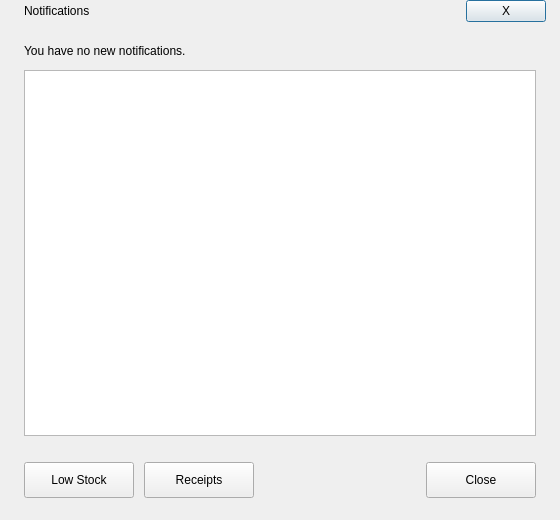
<?xml version="1.0" encoding="UTF-8"?>
<ui version="4.0">
 <class>NotificationDialogClass</class>
 <widget class="QDialog" name="NotificationDialogClass">
  <property name="geometry"><rect><x>0</x><y>0</y><width>560</width><height>520</height></rect></property>
  <property name="minimumSize"><size><width>560</width><height>520</height></size></property>
  <property name="windowTitle"><string>Notifications</string></property>
  <layout class="QVBoxLayout" name="rootLayout">
   <property name="leftMargin"><number>0</number></property><property name="topMargin"><number>0</number></property>
   <property name="rightMargin"><number>0</number></property><property name="bottomMargin"><number>0</number></property>
   <property name="spacing"><number>0</number></property>
   <item>
    <widget class="QWidget" name="dialogCard" native="true">
     <layout class="QVBoxLayout" name="dialogCardLayout">
      <property name="leftMargin"><number>0</number></property><property name="topMargin"><number>0</number></property>
      <property name="rightMargin"><number>0</number></property><property name="bottomMargin"><number>0</number></property>
      <property name="spacing"><number>0</number></property>
      <item>
       <widget class="QWidget" name="headerContainer" native="true">
        <layout class="QHBoxLayout" name="headerLayout">
         <property name="leftMargin"><number>24</number></property><property name="topMargin"><number>0</number></property>
         <property name="rightMargin"><number>14</number></property><property name="bottomMargin"><number>0</number></property>
         <item><widget class="QLabel" name="titleLabel"><property name="text"><string>Notifications</string></property></widget></item>
         <item><spacer name="headerSpacer"><property name="orientation"><enum>Qt::Horizontal</enum></property><property name="sizeHint" stdset="0"><size><width>40</width><height>20</height></size></property></spacer></item>
         <item><widget class="QPushButton" name="closeButton"><property name="cursor"><cursorShape>PointingHandCursor</cursorShape></property><property name="text"><string>X</string></property></widget></item>
        </layout>
       </widget>
      </item>
      <item>
       <widget class="QWidget" name="formContainer" native="true">
        <layout class="QVBoxLayout" name="formLayout">
         <property name="leftMargin"><number>24</number></property><property name="topMargin"><number>22</number></property>
         <property name="rightMargin"><number>24</number></property><property name="bottomMargin"><number>12</number></property>
         <property name="spacing"><number>12</number></property>
         <item><widget class="QLabel" name="summaryLabel"><property name="text"><string>You have no new notifications.</string></property></widget></item><item><widget class="QTextEdit" name="notificationText"><property name="readOnly"><bool>true</bool></property><property name="minimumSize"><size><width>0</width><height>240</height></size></property></widget></item>
        </layout>
       </widget>
      </item>
      <item><widget class="QWidget" name="footerContainer" native="true"><layout class="QHBoxLayout" name="footerLayout"><property name="leftMargin"><number>24</number></property><property name="topMargin"><number>14</number></property><property name="rightMargin"><number>24</number></property><property name="bottomMargin"><number>22</number></property><property name="spacing"><number>10</number></property><item><widget class="QPushButton" name="openLowStockButton"><property name="minimumSize"><size><width>110</width><height>36</height></size></property><property name="cursor"><cursorShape>PointingHandCursor</cursorShape></property><property name="text"><string>Low Stock</string></property></widget></item><item><widget class="QPushButton" name="openReceiptsButton"><property name="minimumSize"><size><width>110</width><height>36</height></size></property><property name="cursor"><cursorShape>PointingHandCursor</cursorShape></property><property name="text"><string>Receipts</string></property></widget></item><item><spacer name="footerSpacer"><property name="orientation"><enum>Qt::Horizontal</enum></property><property name="sizeHint" stdset="0"><size><width>40</width><height>20</height></size></property></spacer></item><item><widget class="QPushButton" name="closeBottomButton2"><property name="minimumSize"><size><width>110</width><height>36</height></size></property><property name="cursor"><cursorShape>PointingHandCursor</cursorShape></property><property name="text"><string>Close</string></property><property name="variant" stdset="0"><string>primary</string></property></widget></item></layout></widget></item>
     </layout>
    </widget>
   </item>
  </layout>
 </widget>
 <resources/>
 <connections/>
</ui>
